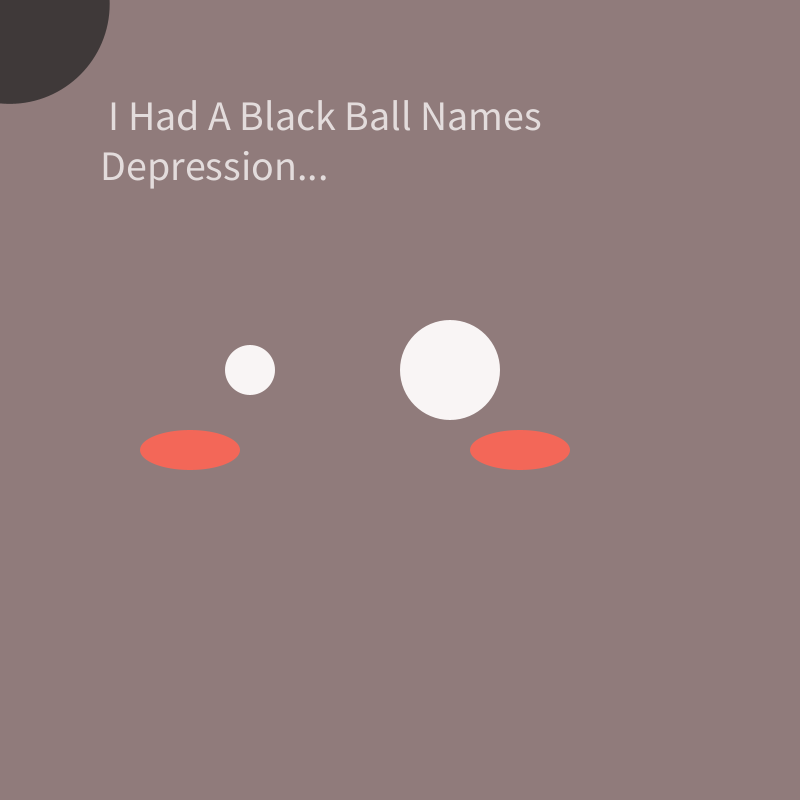
Frame 1 (no input)
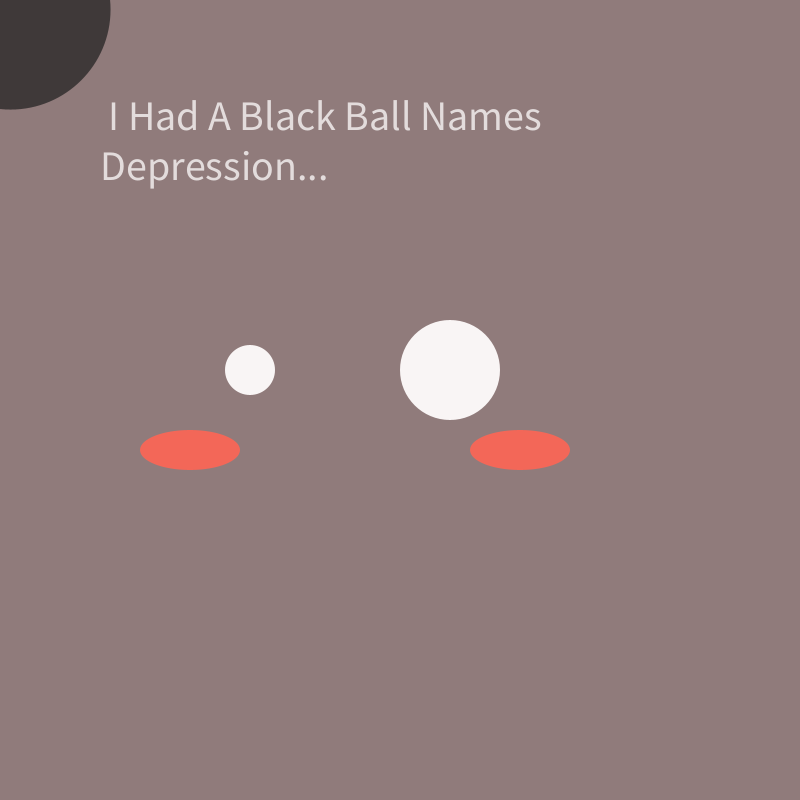
Frame 60 (the mouse pressed at the canvas centre just before this capture)
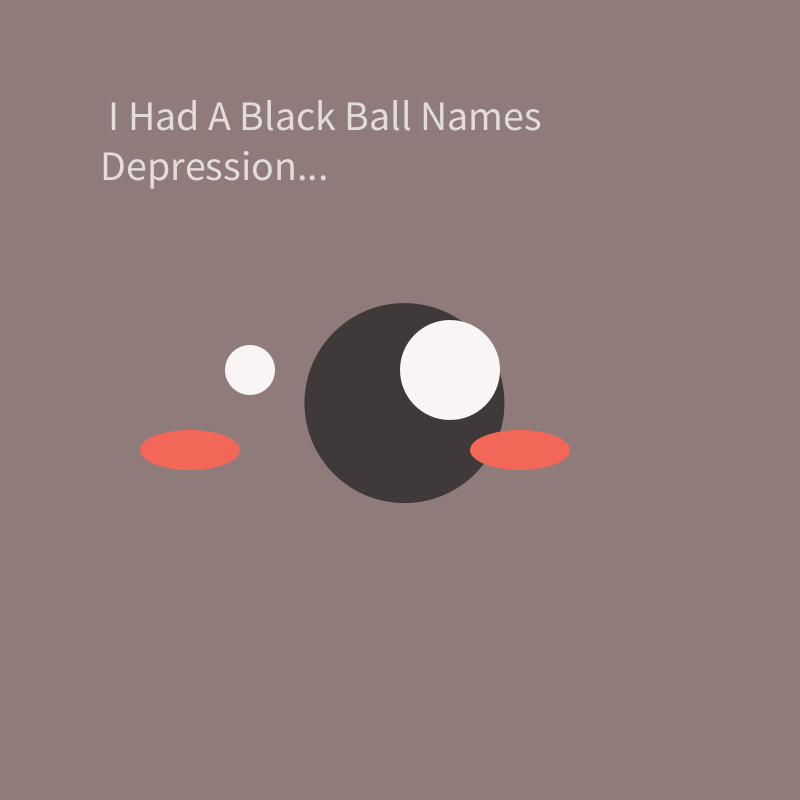
Frame 120 (the mouse held since frame 60 and released just before this capture)

The Processing sketch that drew these frames (run headless with seeded random() and noise(); from frame 60 on, the mouse is pressed at the canvas centre):

// Processing sketch: scene1
// ── scene1.pde
Depression Black;
//Depression Black2;
Face Me;


void setup(){
  size(800,800);
  background(144, 123, 123);
  
  Black = new Depression(500,500,200,200);
  //Black2 = new Depression(mouseX,mouseY,200,200);
  Me = new Face(50,50);
  
  
}

void draw(){
  background(144, 123, 123);
  println(mouseX,mouseY);
  Black.display(mouseX+random(0,15),mouseY+random(0,15));
 // Black2.display(mouseX,mouseY);
  Me.eyes();
  Me.checks();
  // why once I uncomment my mouth the sentence would disappear?Cre
  //Me.mouth(); 
  word();

  
 
}
// scene#1 title
void word(){ 
  String one = " I Had A Black Ball Names Depression... ";
  fill(227, 220, 220);
  textSize(42);
  text(one,100,100,500,500);
 }
 

// ── Depression.pde
class Depression{
  float x;
  float y;
  float xLoc;
  float yLoc;
  
Depression(float x_, float y_, float xLoc_,float yLoc_){
   x=x_;
   y=y_;
  xLoc= xLoc_;
  yLoc= yLoc_;
  
}

void display(float changeX, float changeY){
  noStroke();
  fill(63, 57, 57);
  ellipse(changeX,changeY,xLoc,yLoc);
  
 }
 }

// ── Face.pde
class Face{
  float a;
  float b;
  
 
  
Face(float a_, float b_){
  a=a_;
  b=b_;
  
  
}

void eyes(){
  noStroke();
  fill(249, 245, 245);
  ellipse(250,370,a,b);
  ellipse(450,370,100,100);
 }
void checks(){
  noStroke();
  fill(243, 103, 88);
  ellipse(190,450,100,40);
  ellipse(520,450,100,40);
  }
  
void mouth(){
  noStroke();
  fill(41, 4, 0);
  rect(250,480,200,10);
  
}
 }
